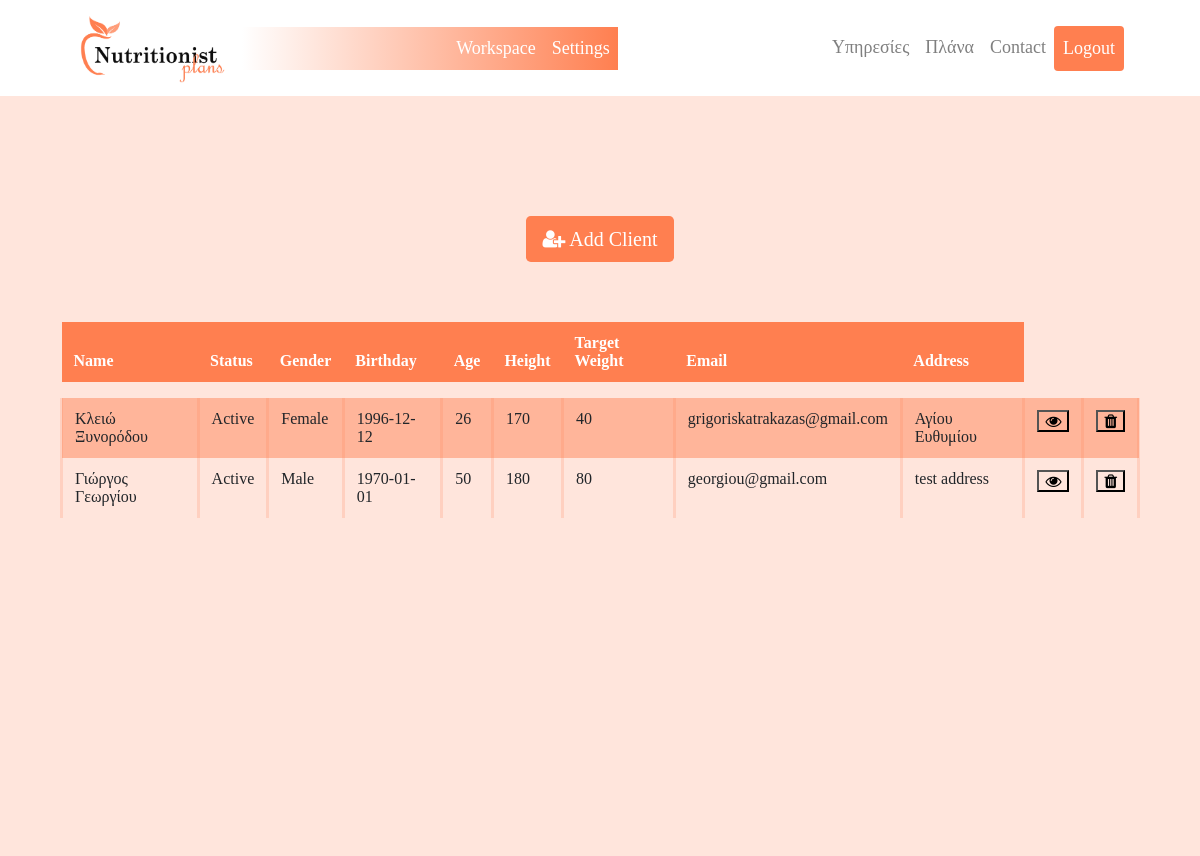
The app's page /workspace (signed in) with its own data.
### nutriplans_app/models.py (models this page shows, shortened)
class Clients(models.Model):
    status_choices = (
        ('Active', 'Active'),
        ('Active', 'Inactive'),
    )
    gender_choices = (
        ('Male', 'Male'),
        ('Female', 'Female'),
    )
    user = models.ForeignKey(User, on_delete=models.CASCADE)
    name = models.CharField(default='',max_length=32)
    status = models.CharField(max_length=7,choices=status_choices)
    gender= models.CharField(max_length=7,choices=gender_choices)
    birthday = models.CharField(default='',max_length=100)
    age = models.IntegerField(default=0)
    height = models.IntegerField(default=0)
    initial_weight = models.IntegerField(default=0)
    target_weight = models.IntegerField(default=0.0)
    email = models.EmailField(default='')
    phone = models.IntegerField(default=0)
    address = models.CharField(default='',max_length=100)
    notes = models.CharField(default='',max_length=1000)

### nutriplans_app/views.py (the view)
# urls.py: path('workspace', views.workspace, name = 'workspace'),
@group_required('Nutrition')
def workspace(request):
    if request.user.is_authenticated:
        login_user_id=request.user.id
        client_list = Clients.objects.all().filter(user_id=login_user_id)
        add_client_form=AddClients()
        if request.method == 'POST':
            if request.POST.get('action_button')=='add_button':
                print('add client time')
                add_client_form = AddClients(request.POST)
                if add_client_form.is_valid():
                    print('time to save')
                    name=request.POST['name']
                    status=request.POST['status']
                    gender=request.POST['gender']
                    birthday=request.POST['birthday']
                    age=request.POST['age']
                    height=request.POST['height']
                    target_weight=request.POST['target_weight']
                    email=request.POST['email']
                    phone=request.POST['phone']
                    address=request.POST['address']
                    new_client=Clients.objects.create(name=name,status=status,gender=gender,birthday=birthday, age=age, height=height,target_weight=target_weight,email=email,phone=phone,address=address,user_id=request.user.id )
                    new_client.save()
                    messages.success(request,''+name+' has been added! If you want to see ')
                    new_equiv = Equivalents(client_id=new_client.id,target_calories=0.0,carbohydrates_percent=40,proteins_percent=30,fat_percent=30,full_milk=0,semi_milk=0,zero_milk=0,fruits=0,vegetables=0,bread_cereals=0,full_meat=0,semi_meat=0,zero_meat=0,fat=0)
                    new_equiv.save()
                    return render(request, 'workspace.html',{'client_list':client_list,'target_row':-1,'add_client_form':add_client_form})
                else:
                    print('not valid')
                    openmodal='add_patient_modal'
                    return render(request, 'workspace.html',{'client_list':client_list,'target_row':-1,'add_client_form':add_client_form, 'openmodal':openmodal})
            if request.POST.get('action_button')=='view_client_page':
                print ('redirect')
                target_client_id=request.POST['target_row']
                return redirect('client_page_new',client_id=target_client_id)
            if request.POST.get('action_button')=='delete_client':
                target_client_id=request.POST['target_row']
                print ('delete ',target_client_id)
                target_client=Clients.objects.all().filter(id=target_client_id)
                target_client_name=target_client[0].name
                Clients.objects.all().filter(id=target_client_id).delete()
                client_list = Clients.objects.all().filter(user_id=login_user_id)
                messages.success(request,''+target_client_name+' has been deleted!')
                return render(request, 'workspace.html',{'client_list':client_list,'add_client_form':add_client_form})
        else:
            return render(request, 'workspace.html',{'client_list':client_list,'add_client_form':add_client_form})
    else:
        Sign_up_form = SignUpForm()
        return render(request, 'index.html',{'Sign_up_form': Sign_up_form, 'openmodal':'signin','messages_signin':'you must login first'})

### nutriplans_app/views.py (called while the page is built)
def group_required(*group_names):
    def in_groups(u):
        if u.is_authenticated:
            if bool(u.groups.filter(name__in=group_names)) | u.is_superuser:
                return True
        return False
    return user_passes_test(in_groups, login_url='403')

### nutriplans_app/templates/workspace.html (shortened to what this page needs)
<head>
  {% load static %}
  <link rel="stylesheet" type="text/css" href="{% static 'css/workspace_table.css' %}"/>
</head>
<body>
  <nav>
      {% include "./base.html" %}
  </nav>
  <section class="layout">
      <div class="column1">
        <div class="element"></div>
        <button type="button" class="btn btn-primary btn-lg" style="background-color: coral; border: 0;" data-toggle="modal" data-target="#add_patient_modal">
          <i class='fa fa-user-plus'></i> Add Client
        </button>
        <div class="element">
          <table class="table center" id="client_table" >
            <thead>
              <th style="border-radius: 0;">Name</th>
              <th style="border-radius: 0;">Status</th>
              <th style="border-radius: 0;">Gender</th>
              <th style="border-radius: 0;">Birthday</th>
              <th style="border-radius: 0;">Age</th>
              <th style="border-radius: 0;">Height</th>
              <th style="border-radius: 0;">Target Weight</th>
              <th style="border-radius: 0;">Email</th>
              <th style="border-radius: 0;">Address</th>
            </thead>
            <tbody style="margin:20px;">
              <tr>
                {% for field in client_list %}
                  <tr>
                    <form method="post" >
                      <td>{{field.name}}</td>
                      <td>{{field.status}}</td>
                      <td>{{field.gender}}</td>
                      <td>{{field.birthday}}</td>
                      <td>{{field.age}}</td>
                      <td>{{field.height}}</td>
                      <td>{{field.target_weight}}</td>
                      <td>{{field.email}}</td>
                      <td>{{field.address}}</td>
                      <td> <button type="submit" name="action_button" value="view_client_page" style="background-color: transparent;"><i class='fa fa-eye'></i></button> </td>
                      <td> <button type="submit" name="action_button" value="delete_client" style="background-color: transparent;"><i class='fa fa-trash'></i></button> </td>
                    </form>
                  </tr>
                {% endfor %}
            </tr>
            </tbody>
          </table>
        </div>
      </div>
  </section>
</body>

### nutriplans_app/static/css/workspace_table.css (style rules this page uses)
td { padding: 8px; margin:10px; }
.table { border-color:transparent; }
th,td { border-bottom: 0 solid transparent!important; border-top: 0 solid transparent!important; }
td { border-right: solid 3px rgba(255, 127, 80, 0.2); border-left: solid 3px rgba(255, 127, 80, 0.2); }
tr:nth-child(even) { background-color: rgba(255, 127, 80, 0.473); }
thead { border-style: none; }
th { padding-top: 15px; padding-bottom: 15px; padding-right: 15px; text-align: left; border-radius: 0px!important; background-color: coral; color: white; }
thead { border-style: none!important; }
#client_table { width: auto; }
tbody:before { line-height:1em; content:"\200C"; display:block; }

### nutriplans_app/static/css/global.css (style rules this page uses)
* { font-family: Comfortaa; }

### nutriplans_app/templates/workspace.html (style rules this page uses)
.layout { width: 100%; min-height: 95%; background-color: rgba(255, 127, 80, 0.2); display: grid; grid: "column1" 1fr / 1fr; gap: 8px; }
.center { margin-left: auto; margin-right: auto; }
.column1 { text-align: center; }
.column1 { grid-area: column1; }
#client_table { width: auto; }
.element { padding:5%; }
tbody:before { line-height:1em; content:"\200C"; display:block; }

### records on screen
Clients: name "Κλειώ Ξυνορόδου", status "Active", gender "Female", birthday "1996-12-12", age "26", height "170", target_weight "40", email "grigoriskatrakazas@gmail.com", address "Αγίου Ευθυμίου"
Clients: name "Γιώργος Γεωργίου", status "Active", gender "Male", birthday "1970-01-01", age "50", height "180", target_weight "80", email "georgiou@gmail.com", address "test address"
